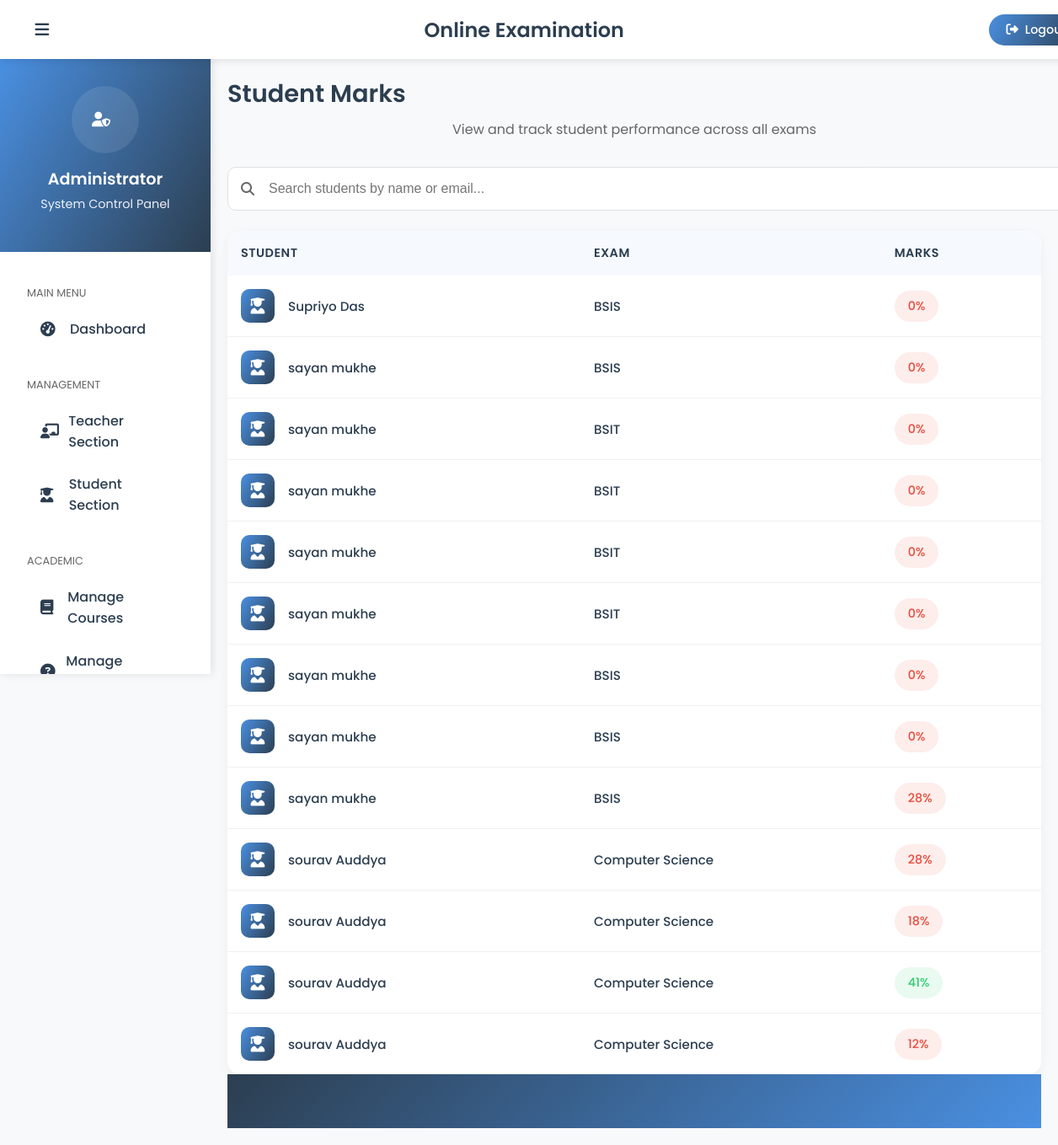
The page /admin-view-student-marks (signed in) on the database its author committed.
### exam/models.py (models this page shows, shortened)
class Result(models.Model):
    student = models.ForeignKey(Student,on_delete=models.CASCADE)
    exam = models.ForeignKey(Course,on_delete=models.CASCADE)
    marks = models.PositiveIntegerField()  # Stores the marks obtained by student
    date = models.DateTimeField(auto_now=True)  # Automatically records submission time

class Course(models.Model):
   course_name = models.CharField(max_length=50)
   question_number = models.PositiveIntegerField()  # Total number of questions in the course
   total_marks = models.PositiveIntegerField()

### student/models.py (models this page shows, shortened)
class Student(models.Model):
    user=models.OneToOneField(User,on_delete=models.CASCADE)  # Links to Django's built-in User model
    profile_pic= models.ImageField(upload_to='profile_pic/Student/',null=True,blank=True)  # Stores student's profile picture
    address = models.CharField(max_length=40)
    mobile = models.CharField(max_length=20,null=False)
    @property
    def get_name(self):
        return self.user.first_name+" "+self.user.last_name  # Returns student's full name

### exam/views.py (the view)
# urls.py: path('admin-view-student-marks', views.admin_view_student_marks_view,name='admin-view-student-marks'),
@login_required(login_url='adminlogin')
def admin_view_student_marks_view(request):
    students = student_models.Student.objects.all()
    marks = models.Result.objects.all().select_related('student', 'exam')
    return render(request,'exam/admin_view_student_marks.html',{'students':students, 'marks':marks})

### templates/exam/admin_view_student_marks.html (shortened to what this page needs)
{% extends 'exam/adminbase.html' %}
{% block content %}
<div class="page-header">
  <h1 class="page-title">Student Marks</h1>
  <p class="page-subtitle">View and track student performance across all exams</p>
</div>
<div class="search-bar">
  <i class="fas fa-search search-icon"></i>
  <input type="text" class="search-input" placeholder="Search students by name or email..." id="marksSearch">
</div>
<div class="marks-list">
  <table>
    <thead>
      <tr>
        <th>Student</th>
        <th>Exam</th>
        <th>Marks</th>
      </tr>
    </thead>
    <tbody>
      {% if marks %}
        {% for mark in marks %}
        <tr>
          <td>
            <div class="student-info">
              <div class="student-avatar">
                <i class="fas fa-user-graduate"></i>
              </div>
              <div>
                <h4 class="student-name">{{mark.student.get_name}}</h4>
              </div>
            </div>
          </td>
          <td>
            <div class="marks-info">
              <span class="exam-name">{{mark.exam.course_name}}</span>
            </div>
          </td>
          <td>
            <span class="marks-badge {% if mark.marks >= 40 %}marks-pass{% else %}marks-fail{% endif %}">
              {{mark.marks}}%
            </span>
          </td>
        </tr>
        {% endfor %}
      {% endif %}
    </tbody>
  </table>
</div>
{% endblock content %}

### templates/exam/adminbase.html (shortened to what this page needs)
<!DOCTYPE html>
{% load static %}
<html lang="en" dir="ltr">
<head>
  <link rel="stylesheet" href="https://cdnjs.cloudflare.com/ajax/libs/font-awesome/6.4.0/css/all.min.css">
</head>
<body>
  <header>
    <div class="header-content">
      <label for="check">
        <i class="fas fa-bars" id="sidebar_btn"></i>
      </label>
      <div class="left_area">
        <h3>Online Examination</h3>
      </div>
      <div class="right_area">
        <a href="/logout" class="logout_btn">
          <i class="fas fa-sign-out-alt"></i>
          Logout
        </a>
      </div>
    </div>
  </header>
  <div class="sidebar">
    <div class="sidebar-header">
      <div class="admin-icon">
        <i class="fas fa-user-shield"></i>
      </div>
      <h4 class="admin-title">Administrator</h4>
      <p class="admin-subtitle">System Control Panel</p>
    </div>
    <div class="sidebar-menu">
      <div class="menu-section">
        <div class="menu-title">Main Menu</div>
        <a href="/admin-dashboard" class="{% if request.path == '/admin-dashboard' %}active{% endif %}">
          <i class="fas fa-tachometer-alt"></i>
          <span>Dashboard</span>
        </a>
      </div>
      <div class="menu-section">
        <div class="menu-title">Management</div>
        <a href="/admin-teacher" class="{% if request.path == '/admin-teacher' %}active{% endif %}">
          <i class="fas fa-chalkboard-teacher"></i>
          <span>Teacher Section</span>
        </a>
        <a href="/admin-student" class="{% if request.path == '/admin-student' %}active{% endif %}">
          <i class="fas fa-user-graduate"></i>
          <span>Student Section</span>
        </a>
      </div>
      <div class="menu-section">
        <div class="menu-title">Academic</div>
        <a href="/admin-course" class="{% if request.path == '/admin-course' %}active{% endif %}">
          <i class="fas fa-book"></i>
          <span>Manage Courses</span>
        </a>
        <a href="/admin-question" class="{% if request.path == '/admin-question' %}active{% endif %}">
          <i class="fas fa-question-circle"></i>
          <span>Manage Questions</span>
        </a>
      </div>
    </div>
  </div>
  <div class="content">
    {% block content %}{% endblock %}
    {% include "exam/footer.html" %}
  </div>
</body>
</html>

### templates/exam/footer.html (shortened to what this page needs)
{% load static %}
<!DOCTYPE html>
<html>
<head>
  <link rel="stylesheet" href="https://maxcdn.bootstrapcdn.com/font-awesome/4.7.0/css/font-awesome.min.css">
</head>
<footer class="footer mt-auto">
</footer>
</html>

### templates/exam/adminbase.html (style rules this page uses)
:root { --primary-color: #4a90e2; --primary-rgb: 74, 144, 226; --secondary-color: #2c3e50; --accent-color: #e74c3c; --success-color: #2ecc71; --warning-color: #f1c40f; --text-color: #333; --light-bg: #f8f9fa; }
body { margin: 0; padding: 0; font-family: 'Poppins', sans-serif; background-color: var(--light-bg); }
header { position: fixed; padding: 15px 30px; width: 100%; z-index: 1000; background: white; box-shadow: 0 2px 10px rgba(0, 0, 0, 0.1); }
.header-content { display: flex; justify-content: space-between; align-items: center; max-width: 1400px; margin: 0 auto; }
.left_area h3 { margin: 0; font-size: 1.5rem; font-weight: 600; color: var(--secondary-color); }
.logout_btn { padding: 8px 20px; background: linear-gradient(120deg, var(--primary-color), var(--secondary-color)); text-decoration: none; border-radius: 50px; font-size: 0.9rem; font-weight: 500; color: white; transition: all 0.3s ease; display: flex; align-items: center; gap: 8px; }
.sidebar { background: white; margin-top: 70px; padding-top: 0; position: fixed; left: 0; width: 250px; height: calc(100vh - 70px); transition: all 0.3s ease; box-shadow: 2px 0 10px rgba(0, 0, 0, 0.1); display: flex; flex-direction: column; overflow: hidden; }
.sidebar-header { background: linear-gradient(120deg, var(--primary-color), var(--secondary-color)); color: white; padding: 2rem; text-align: center; flex-shrink: 0; }
.admin-icon { width: 80px; height: 80px; background: rgba(255, 255, 255, 0.1); backdrop-filter: blur(10px); border-radius: 50%; display: flex; align-items: center; justify-content: center; margin: 0 auto 1rem; font-size: 2rem; }
.admin-title { font-size: 1.2rem; font-weight: 600; margin: 0; }
.admin-subtitle { font-size: 0.9rem; opacity: 0.9; margin-top: 5px; }
.sidebar-menu { padding: 1rem 0; flex-grow: 1; display: flex; flex-direction: column; gap: 0.5rem; overflow-y: auto; overflow-x: hidden; }
.menu-section { padding: 0 1rem; }
.menu-title { font-size: 0.8rem; text-transform: uppercase; color: #666; margin: 1.5rem 0 0.5rem; padding-left: 1rem; }
.sidebar a { color: var(--secondary-color); display: flex; align-items: center; padding: 0.8rem 1.5rem; text-decoration: none; transition: all 0.3s ease; border-radius: 10px; margin: 0 0.5rem; font-weight: 500; }
.sidebar i { width: 25px; margin-right: 10px; font-size: 1.1rem; }
.content { margin-left: 250px; padding: 90px 20px 20px; min-height: 100vh; background: var(--light-bg); transition: all 0.3s ease; }
label #sidebar_btn { font-size: 1.2rem; color: var(--secondary-color); cursor: pointer; transition: all 0.3s ease; width: 40px; height: 40px; display: flex; align-items: center; justify-content: center; border-radius: 10px; }

### templates/exam/footer.html (style rules this page uses)
footer { padding: 0; margin: 0; min-height: 0; }
p { text-align: center; }
.footer { background: linear-gradient(135deg, var(--secondary-color), var(--primary-color)); color: white; padding: 2rem 0; position: relative; overflow: hidden; }
.footer::before { content: ''; position: absolute; top: 0; left: 0; right: 0; bottom: 0; opacity: 0.1; z-index: 1; }

### rows shown on the page
Result: student.get_name "Supriyo Das", exam.course_name "BSIS", marks "0"
Result: student.get_name "sayan mukhe", exam.course_name "BSIS", marks "0"
Result: student.get_name "sayan mukhe", exam.course_name "BSIT", marks "0"
Result: student.get_name "sayan mukhe", exam.course_name "BSIT", marks "0"
Result: student.get_name "sayan mukhe", exam.course_name "BSIT", marks "0"
Result: student.get_name "sayan mukhe", exam.course_name "BSIT", marks "0"
Result: student.get_name "sayan mukhe", exam.course_name "BSIS", marks "0"
Result: student.get_name "sayan mukhe", exam.course_name "BSIS", marks "0"
Result: student.get_name "sayan mukhe", exam.course_name "BSIS", marks "28"
Result: student.get_name "sourav Auddya", exam.course_name "Computer Science", marks "28"
Result: student.get_name "sourav Auddya", exam.course_name "Computer Science", marks "18"
Result: student.get_name "sourav Auddya", exam.course_name "Computer Science", marks "41"
Result: student.get_name "sourav Auddya", exam.course_name "Computer Science", marks "12"
